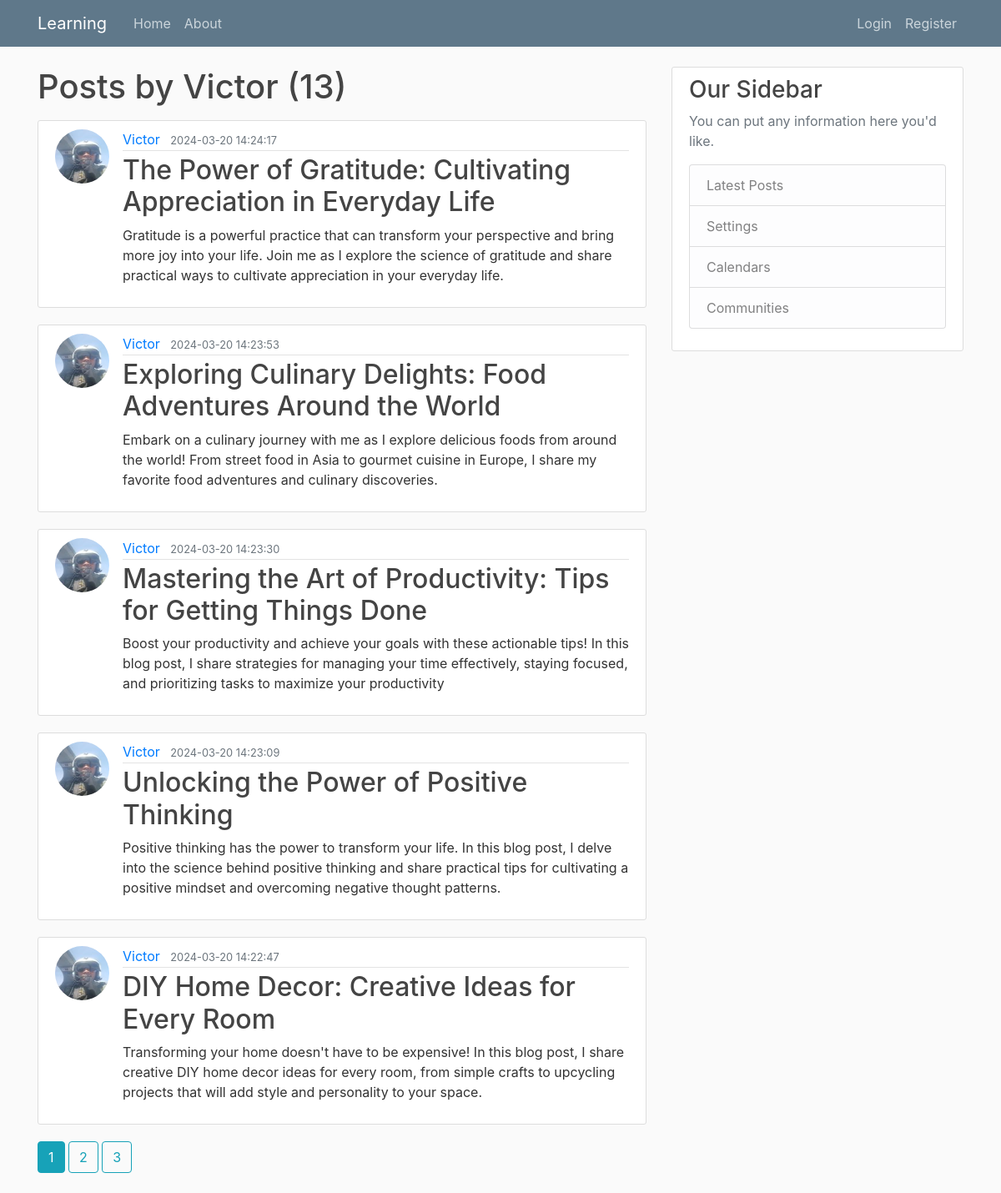
Screenshot of /user/Victor with the database file from the repository.
### flaskblog/models.py (models this page shows, shortened)
class User(db.Model, UserMixin):
    id = db.Column(db.Integer, primary_key=True)
    username = db.Column(db.String(20), unique=True, nullable=False)
    email = db.Column(db.String(120), unique=True, nullable=False)
    image_file = db.Column(db.String(20), nullable=False, default='default.jpg')
    password = db.Column(db.String(60), nullable=False)
    posts = db.relationship('Post', backref='author', lazy=True)

class Post(db.Model):
    id = db.Column(db.Integer, primary_key=True)
    title = db.Column(db.String(100), nullable=False)
    date_posted = db.Column(db.DateTime, nullable=False, default=datetime.utcnow)
    content = db.Column(db.Text, nullable=False)
    user_id = db.Column(db.Integer, db.ForeignKey('user.id'), nullable=False)

### flaskblog/routes.py (the view)
@app.route("/user/<string:username>")
def user_posts(username):
        page = request.args.get('page', 1, type=int)
        user = User.query.filter_by(username=username).first_or_404()
        posts = Post.query.filter_by(author=user).order_by(Post.date_posted.desc()).paginate(page=page, per_page=5)
        return render_template('user_posts.html', posts=posts, user=user)

### flaskblog/templates/user_posts.html
{% extends "layout.html" %}
{% block content %}
    <h1 class="mb-3">Posts by {{ user.username }} ({{ posts.total }})</h1>
    {% for post in posts.items %}
        <article class="media content-section">
		<img class="rounded-circle article-img" src="{{ url_for('static', filename='profile_pics/' + post.author.image_file) }}">
          <div class="media-body">
            <div class="article-metadata">
		    <a class="mr-2" href="{{ url_for('user_posts', username=post.author.username) }}">{{ post.author.username }}</a>
              <small class="text-muted">{{ post.date_posted.strftime('%Y-%m-%d %H:%M:%S') }}</small>
            </div>
	     <h2><a class="article-title" href="{{ url_for('post', post_id=post.id) }}">{{ post.title }}</a></h2>
            <p class="article-content">{{ post.content }}</p>
          </div>
        </article>
    {% endfor %}
    {% for page_num in posts.iter_pages(left_edge=1, right_edge=1, left_current=1, right_current=2) %}
    {% if page_num %}
    {% if posts.page == page_num %}
    <a class="btn btn-info mb-4" href="{{ url_for('user_posts', username=user.username, page=page_num) }}">{{ page_num }}</a>
    {% else %}
    <a class="btn btn-outline-info mb-4" href="{{ url_for('user_posts',username=user.username, page=page_num) }}">{{ page_num }}</a>
    {% endif %}
    {% else %}
    ...
    {% endif %}
    {% endfor %}
{% endblock content %}

### flaskblog/static/main.css (style rules this page uses)
body { background: #fafafa; color: #333333; margin-top: 5rem; }
h1, h2, h3, h4, h5, h6 { color: #444444; }
.content-section { background: #ffffff; padding: 10px 20px; border: 1px solid #dddddd; border-radius: 3px; margin-bottom: 20px; }
.article-title { color: #444444; }
.article-content { white-space: pre-line; }
.article-img { height: 65px; width: 65px; margin-right: 16px; }
.article-metadata { padding-bottom: 1px; margin-bottom: 4px; border-bottom: 1px solid #e3e3e3 }

### rows the page displays
User: username "Victor"
Post: image_file (picture), author.username "Victor", date_posted "2024-03-20 14:24:17", title "The Power of Gratitude: Cultivating Appreciation in Everyday Life", content "Gratitude is a powerful practice that can transform your perspective and bring more joy into your life. Join me as I explore the science of gratitude and share practical ways to cultivate appreciation in your everyday life."
Post: image_file (picture), author.username "Victor", date_posted "2024-03-20 14:23:53", title "Exploring Culinary Delights: Food Adventures Around the World", content "Embark on a culinary journey with me as I explore delicious foods from around the world! From street food in Asia to gourmet cuisine in Europe, I share my favorite food adventures and culinary discoveries."
Post: image_file (picture), author.username "Victor", date_posted "2024-03-20 14:23:30", title "Mastering the Art of Productivity: Tips for Getting Things Done", content "Boost your productivity and achieve your goals with these actionable tips! In this blog post, I share strategies for managing your time effectively, staying focused, and prioritizing tasks to maximize your productivity"
Post: image_file (picture), author.username "Victor", date_posted "2024-03-20 14:23:09", title "Unlocking the Power of Positive Thinking", content "Positive thinking has the power to transform your life. In this blog post, I delve into the science behind positive thinking and share practical tips for cultivating a positive mindset and overcoming negative thought patterns."
Post: image_file (picture), author.username "Victor", date_posted "2024-03-20 14:22:47", title "DIY Home Decor: Creative Ideas for Every Room", content "Transforming your home doesn't have to be expensive! In this blog post, I share creative DIY home decor ideas for every room, from simple crafts to upcycling projects that will add style and personality to your space."

### other values shown
{{ posts.total }} "13"
{{ page_num }} "1"
{{ page_num }} "2" "3"
